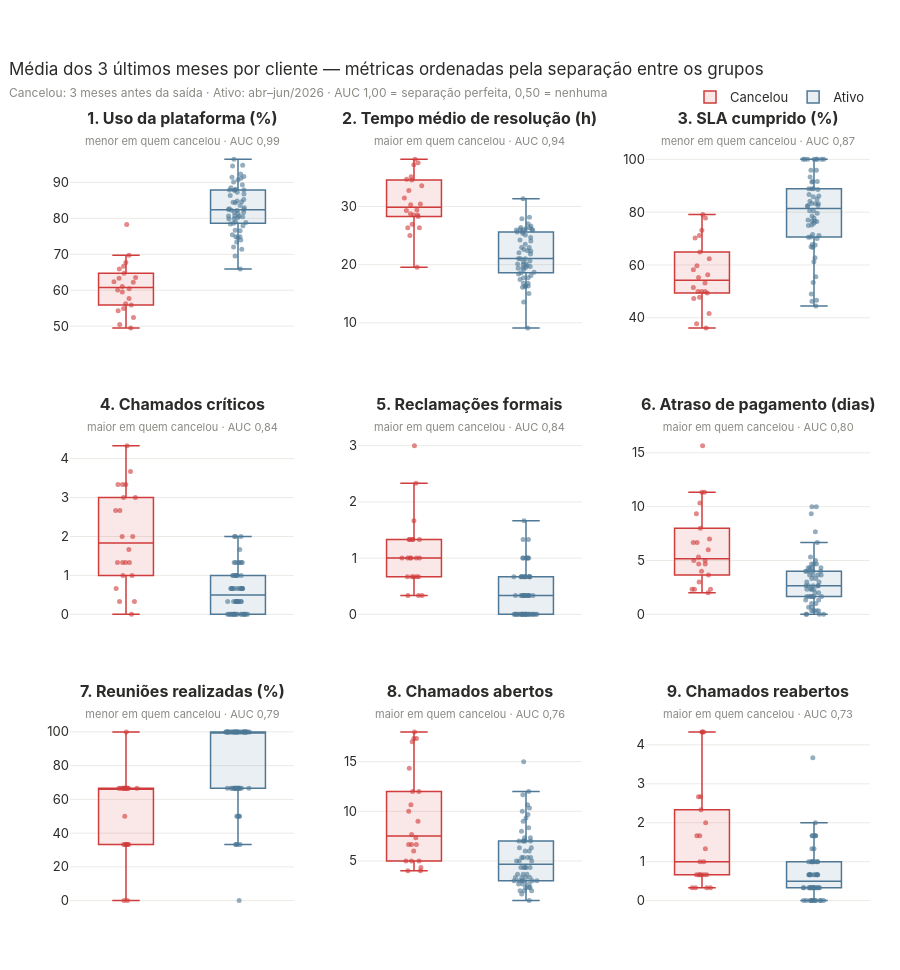

Notebook code cell kept with this figure:
### Markdown cell above
## 4. Quão bem separa

### Code cell
fim = media_janela_final(at, 3)
aucs = {m: auc_separacao(fim, m) for m in METRICAS}
ordem = sorted(METRICAS, key=lambda m: -abs(aucs[m] - 0.5))
fig = make_subplots(rows=3, cols=3, horizontal_spacing=0.08, vertical_spacing=0.13, subplot_titles=[" "] * len(ordem))
for i, m in enumerate(ordem):
    r, c = divmod(i, 3)
    for st in ORDEM_STATUS:
        s = fim[fim.status == st]
        fig.add_trace(go.Box(x=[st] * len(s), y=s[m], name=st, marker_color=CORES[st], boxpoints="all", jitter=0.45,
                             pointpos=0, marker=dict(size=5, opacity=0.6), line_width=1.5, fillcolor=rgba(CORES[st], 0.12),
                             legendgroup=st, showlegend=i == 0, customdata=s[["cliente_id"]],
                             hovertemplate=f"<b>%{{customdata[0]}}</b> · {st}<br>{ROTULOS[m]}: %{{y:,.1f}}<extra></extra>"),
                      row=r + 1, col=c + 1)
    a = aucs[m]
    fig.layout.annotations[i].text = (f"<b>{i + 1}. {ROTULOS[m]}</b><br><span style='font-size:11px;color:{CINZA}'>"
                                      f"{'maior' if a > 0.5 else 'menor'} em quem cancelou · AUC {br(max(a, 1 - a))}</span>")
fig.update_xaxes(showticklabels=False)
fig.update_layout(height=970, margin=dict(t=150), legend=dict(y=1.05),
                  title="Média dos 3 últimos meses por cliente — métricas ordenadas pela separação entre os grupos<br>"
                        f"<span style='font-size:12px;color:{CINZA}'>Cancelou: 3 meses antes da saída · Ativo: abr–jun/2026 · "
                        "AUC 1,00 = separação perfeita, 0,50 = nenhuma</span>")
fig.show()

### Figure 1 — Plotly figure (JSON) as saved in the notebook; plotly's stock layout.template omitted (floating-point values rounded to 4 significant figures)
{"data": [{"boxpoints": "all", "customdata": [["C004"], ["C007"], ["C014"], ["C015"], ["C017"], ["C020"], ["C022"], ["C024"], ["C025"], ["C030"], ["C031"], ["C032"], ["C034"], ["C038"], ["C041"], ["C043"], ["C047"], ["C053"], ["C054"], ["C073"], ["C075"], ["C077"]], "fillcolor": "rgba(208,59,59,0.12)", "hovertemplate": "<b>%{customdata[0]}</b> · Cancelou<br>Uso da plataforma (%): %{y:,.1f}<extra></extra>", "jitter": 0.45, "legendgroup": "Cancelou", "line": {"width": 1.5}, "marker": {"color": "#d03b3b", "opacity": 0.6, "size": 5}, "name": "Cancelou", "pointpos": 0, "showlegend": true, "type": "box", "x": ["Cancelou", "Cancelou", "Cancelou", "Cancelou", "Cancelou", "Cancelou", "Cancelou", "Cancelou", "Cancelou", "Cancelou", "Cancelou", "Cancelou", "Cancelou", "Cancelou", "Cancelou", "Cancelou", "Cancelou", "Cancelou", "Cancelou", "Cancelou", "Cancelou", "Cancelou"], "xaxis": "x", "y": [61.07, 52.4, 59.53, 63.53, 64.7, 78.27, 65.93, 50.47, 49.47, 62.2, 60.07, 67.7, 62.33, 55.87, 56.23, 69.73, 63.33, 60.43, 54.27, 66.67, 54.9, 57.7], "yaxis": "y"}, {"boxpoints": "all", "customdata": [["C001"], ["C002"], ["C003"], ["C005"], ["C006"], ["C008"], ["C009"], ["C010"], ["C011"], ["C012"], ["C013"], ["C016"], ["C018"], ["C019"], ["C021"], ["C023"], ["C026"], ["C027"], ["C028"], ["C029"], ["C033"], ["C035"], ["C036"], ["C037"], ["C039"], ["C040"], ["C042"], ["C044"], ["C045"], ["C046"], ["C048"], ["C049"], ["C050"], ["C051"], ["C052"], ["C055"], ["C056"], ["C057"], ["C058"], ["C059"], ["C060"], ["C061"], ["C062"], ["C063"], ["C064"], ["C065"], ["C066"], ["C067"], ["C068"], ["C069"], ["C070"], ["C071"], ["C072"], ["C074"], ["C076"], ["C078"], ["C079"], ["C080"]], "fillcolor": "rgba(78,120,150,0.12)", "hovertemplate": "<b>%{customdata[0]}</b> · Ativo<br>Uso da plataforma (%): %{y:,.1f}<extra></extra>", "jitter": 0.45, "legendgroup": "Ativo", "line": {"width": 1.5}, "marker": {"color": "#4e7896", "opacity": 0.6, "size": 5}, "name": "Ativo", "pointpos": 0, "showlegend": true, "type": "box", "x": ["Ativo", "Ativo", "Ativo", "Ativo", "Ativo", "Ativo", "Ativo", "Ativo", "Ativo", "Ativo", "Ativo", "Ativo", "Ativo", "Ativo", "Ativo", "Ativo", "Ativo", "Ativo", "Ativo", "Ativo", "Ativo", "Ativo", "Ativo", "Ativo", "Ativo", "Ativo", "Ativo", "Ativo", "Ativo", "Ativo", "Ativo", "Ativo", "Ativo", "Ativo", "Ativo", "Ativo", "Ativo", "Ativo", "Ativo", "Ativo", "Ativo", "Ativo", "Ativo", "Ativo", "Ativo", "Ativo", "Ativo", "Ativo", "Ativo", "Ativo", "Ativo", "Ativo", "Ativo", "Ativo", "Ativo", "Ativo", "Ativo", "Ativo"], "xaxis": "x", "y": [82.47, 73.43, 89.37, 79.83, 91.13, 87.8, 83.57, 84.83, 87.97, 82.97, 90.7, 81.4, 88.5, 74.9, 81.63, 84.47, 90.13, 96.4, 94.57, 86.77, 79.0, 84.6, 84.3, 71.4, 82.47, 87.87, 80.57, 74.87, 81.6, 75.4, 94.8, 80.67, 78.43, 87.23, 80.67, 91.67, 80.23, 82.17, 86.37, 91.43, 65.93, 73.97, 74.67, 82.67, 87.87, 76.57, 78.83, 72.0, 79.9, 82.27, 85.27, 78.6, 92.33, 88.07, 76.7, 77.97, 80.47, 69.5], "yaxis": "y"}, {"boxpoints": "all", "customdata": [["C004"], ["C007"], ["C014"], ["C015"], ["C017"], ["C020"], ["C022"], ["C024"], ["C025"], ["C030"], ["C031"], ["C032"], ["C034"], ["C038"], ["C041"], ["C043"], ["C047"], ["C053"], ["C054"], ["C073"], ["C075"], ["C077"]], "fillcolor": "rgba(208,59,59,0.12)", "hovertemplate": "<b>%{customdata[0]}</b> · Cancelou<br>Tempo médio de resolução (h): %{y:,.1f}<extra></extra>", "jitter": 0.45, "legendgroup": "Cancelou", "line": {"width": 1.5}, "marker": {"color": "#d03b3b", "opacity": 0.6, "size": 5}, "name": "Cancelou", "pointpos": 0, "showlegend": false, "type": "box", "x": ["Cancelou", "Cancelou", "Cancelou", "Cancelou", "Cancelou", "Cancelou", "Cancelou", "Cancelou", "Cancelou", "Cancelou", "Cancelou", "Cancelou", "Cancelou", "Cancelou", "Cancelou", "Cancelou", "Cancelou", "Cancelou", "Cancelou", "Cancelou", "Cancelou", "Cancelou"], "xaxis": "x2", "y": [34.67, 37.5, 35.13, 28.53, 37.17, 19.57, 29.4, 33.57, 28.27, 34.57, 30.43, 32.73, 26.33, 30.3, 28.77, 29.3, 31.47, 26.93, 28.53, 25.0, 38.1, 26.37], "yaxis": "y2"}, {"boxpoints": "all", "customdata": [["C001"], ["C002"], ["C003"], ["C005"], ["C006"], ["C008"], ["C009"], ["C010"], ["C011"], ["C012"], ["C013"], ["C016"], ["C018"], ["C019"], ["C021"], ["C023"], ["C026"], ["C027"], ["C028"], ["C029"], ["C033"], ["C035"], ["C036"], ["C037"], ["C039"], ["C040"], ["C042"], ["C044"], ["C045"], ["C046"], ["C048"], ["C049"], ["C050"], ["C051"], ["C052"], ["C055"], ["C056"], ["C057"], ["C058"], ["C059"], ["C060"], ["C061"], ["C062"], ["C063"], ["C064"], ["C065"], ["C066"], ["C067"], ["C068"], ["C069"], ["C070"], ["C071"], ["C072"], ["C074"], ["C076"], ["C078"], ["C079"], ["C080"]], "fillcolor": "rgba(78,120,150,0.12)", "hovertemplate": "<b>%{customdata[0]}</b> · Ativo<br>Tempo médio de resolução (h): %{y:,.1f}<extra></extra>", "jitter": 0.45, "legendgroup": "Ativo", "line": {"width": 1.5}, "marker": {"color": "#4e7896", "opacity": 0.6, "size": 5}, "name": "Ativo", "pointpos": 0, "showlegend": false, "type": "box", "x": ["Ativo", "Ativo", "Ativo", "Ativo", "Ativo", "Ativo", "Ativo", "Ativo", "Ativo", "Ativo", "Ativo", "Ativo", "Ativo", "Ativo", "Ativo", "Ativo", "Ativo", "Ativo", "Ativo", "Ativo", "Ativo", "Ativo", "Ativo", "Ativo", "Ativo", "Ativo", "Ativo", "Ativo", "Ativo", "Ativo", "Ativo", "Ativo", "Ativo", "Ativo", "Ativo", "Ativo", "Ativo", "Ativo", "Ativo", "Ativo", "Ativo", "Ativo", "Ativo", "Ativo", "Ativo", "Ativo", "Ativo", "Ativo", "Ativo", "Ativo", "Ativo", "Ativo", "Ativo", "Ativo", "Ativo", "Ativo", "Ativo", "Ativo"], "xaxis": "x2", "y": [26.67, 21.07, 25.37, 16.33, 9.1, 20.63, 19.57, 26.33, 21.03, 17.43, 17.77, 24.67, 26.23, 25.67, 25.1, 25.97, 22.6, 19.4, 13.57, 20.1, 24.23, 26.07, 22.97, 25.97, 20.03, 16.1, 16.23, 20.13, 19.67, 22.97, 19.17, 20.5, 23.5, 17.77, 19.47, 22.4, 25.6, 18.7, 18.4, 24.07, 31.33, 16.8, 26.4, 19.8, 22.37, 28.13, 16.8, 21.83, 15.07, 18.63, 21.03, 27.03, 16.33, 22.03, 26.07, 25.97, 18.13, 27.9], "yaxis": "y2"}, {"boxpoints": "all", "customdata": [["C004"], ["C007"], ["C014"], ["C015"], ["C017"], ["C020"], ["C022"], ["C024"], ["C025"], ["C030"], ["C031"], ["C032"], ["C034"], ["C038"], ["C041"], ["C043"], ["C047"], ["C053"], ["C054"], ["C073"], ["C075"], ["C077"]], "fillcolor": "rgba(208,59,59,0.12)", "hovertemplate": "<b>%{customdata[0]}</b> · Cancelou<br>SLA cumprido (%): %{y:,.1f}<extra></extra>", "jitter": 0.45, "legendgroup": "Cancelou", "line": {"width": 1.5}, "marker": {"color": "#d03b3b", "opacity": 0.6, "size": 5}, "name": "Cancelou", "pointpos": 0, "showlegend": false, "type": "box", "x": ["Cancelou", "Cancelou", "Cancelou", "Cancelou", "Cancelou", "Cancelou", "Cancelou", "Cancelou", "Cancelou", "Cancelou", "Cancelou", "Cancelou", "Cancelou", "Cancelou", "Cancelou", "Cancelou", "Cancelou", "Cancelou", "Cancelou", "Cancelou", "Cancelou", "Cancelou"], "xaxis": "x3", "y": [37.77, 55.27, 79.17, 59.73, 73.17, 58.17, 71.17, 50.0, 47.3, 50.0, 47.77, 56.3, 62.33, 70.27, 41.6, 77.77, 64.9, 50.0, 51.47, 36.1, 49.43, 53.2], "yaxis": "y3"}, {"boxpoints": "all", "customdata": [["C001"], ["C002"], ["C003"], ["C005"], ["C006"], ["C008"], ["C009"], ["C010"], ["C011"], ["C012"], ["C013"], ["C016"], ["C018"], ["C019"], ["C021"], ["C023"], ["C026"], ["C027"], ["C028"], ["C029"], ["C033"], ["C035"], ["C036"], ["C037"], ["C039"], ["C040"], ["C042"], ["C044"], ["C045"], ["C046"], ["C048"], ["C049"], ["C050"], ["C051"], ["C052"], ["C055"], ["C056"], ["C057"], ["C058"], ["C059"], ["C060"], ["C061"], ["C062"], ["C063"], ["C064"], ["C065"], ["C066"], ["C067"], ["C068"], ["C069"], ["C070"], ["C071"], ["C072"], ["C074"], ["C076"], ["C078"], ["C079"], ["C080"]], "fillcolor": "rgba(78,120,150,0.12)", "hovertemplate": "<b>%{customdata[0]}</b> · Ativo<br>SLA cumprido (%): %{y:,.1f}<extra></extra>", "jitter": 0.45, "legendgroup": "Ativo", "line": {"width": 1.5}, "marker": {"color": "#4e7896", "opacity": 0.6, "size": 5}, "name": "Ativo", "pointpos": 0, "showlegend": false, "type": "box", "x": ["Ativo", "Ativo", "Ativo", "Ativo", "Ativo", "Ativo", "Ativo", "Ativo", "Ativo", "Ativo", "Ativo", "Ativo", "Ativo", "Ativo", "Ativo", "Ativo", "Ativo", "Ativo", "Ativo", "Ativo", "Ativo", "Ativo", "Ativo", "Ativo", "Ativo", "Ativo", "Ativo", "Ativo", "Ativo", "Ativo", "Ativo", "Ativo", "Ativo", "Ativo", "Ativo", "Ativo", "Ativo", "Ativo", "Ativo", "Ativo", "Ativo", "Ativo", "Ativo", "Ativo", "Ativo", "Ativo", "Ativo", "Ativo", "Ativo", "Ativo", "Ativo", "Ativo", "Ativo", "Ativo", "Ativo", "Ativo", "Ativo", "Ativo"], "xaxis": "x3", "y": [70.0, 66.87, 100.0, 55.57, 100.0, 100.0, 62.77, 71.57, 91.4, 70.47, 95.83, 80.57, 85.87, 44.43, 67.6, 84.13, 100.0, 100.0, 88.9, 91.67, 46.67, 67.77, 66.67, 75.83, 79.63, 83.33, 76.67, 77.77, 88.9, 88.57, 100.0, 80.57, 71.13, 83.33, 77.0, 76.47, 86.1, 91.67, 82.5, 83.33, 49.03, 75.1, 82.57, 93.33, 53.33, 85.0, 95.83, 46.3, 100.0, 82.23, 76.67, 70.63, 100.0, 88.9, 78.57, 86.67, 75.0, 61.27], "yaxis": "y3"}, {"boxpoints": "all", "customdata": [["C004"], ["C007"], ["C014"], ["C015"], ["C017"], ["C020"], ["C022"], ["C024"], ["C025"], ["C030"], ["C031"], ["C032"], ["C034"], ["C038"], ["C041"], ["C043"], ["C047"], ["C053"], ["C054"], ["C073"], ["C075"], ["C077"]], "fillcolor": "rgba(208,59,59,0.12)", "hovertemplate": "<b>%{customdata[0]}</b> · Cancelou<br>Chamados críticos: %{y:,.1f}<extra></extra>", "jitter": 0.45, "legendgroup": "Cancelou", "line": {"width": 1.5}, "marker": {"color": "#d03b3b", "opacity": 0.6, "size": 5}, "name": "Cancelou", "pointpos": 0, "showlegend": false, "type": "box", "x": ["Cancelou", "Cancelou", "Cancelou", "Cancelou", "Cancelou", "Cancelou", "Cancelou", "Cancelou", "Cancelou", "Cancelou", "Cancelou", "Cancelou", "Cancelou", "Cancelou", "Cancelou", "Cancelou", "Cancelou", "Cancelou", "Cancelou", "Cancelou", "Cancelou", "Cancelou"], "xaxis": "x4", "y": [0.0, 3.333, 1.0, 0.6667, 2.667, 0.3333, 3.0, 1.333, 3.333, 1.333, 0.3333, 3.0, 2.0, 1.667, 3.333, 1.333, 4.333, 3.667, 2.667, 1.0, 2.0, 1.333], "yaxis": "y4"}, {"boxpoints": "all", "customdata": [["C001"], ["C002"], ["C003"], ["C005"], ["C006"], ["C008"], ["C009"], ["C010"], ["C011"], ["C012"], ["C013"], ["C016"], ["C018"], ["C019"], ["C021"], ["C023"], ["C026"], ["C027"], ["C028"], ["C029"], ["C033"], ["C035"], ["C036"], ["C037"], ["C039"], ["C040"], ["C042"], ["C044"], ["C045"], ["C046"], ["C048"], ["C049"], ["C050"], ["C051"], ["C052"], ["C055"], ["C056"], ["C057"], ["C058"], ["C059"], ["C060"], ["C061"], ["C062"], ["C063"], ["C064"], ["C065"], ["C066"], ["C067"], ["C068"], ["C069"], ["C070"], ["C071"], ["C072"], ["C074"], ["C076"], ["C078"], ["C079"], ["C080"]], "fillcolor": "rgba(78,120,150,0.12)", "hovertemplate": "<b>%{customdata[0]}</b> · Ativo<br>Chamados críticos: %{y:,.1f}<extra></extra>", "jitter": 0.45, "legendgroup": "Ativo", "line": {"width": 1.5}, "marker": {"color": "#4e7896", "opacity": 0.6, "size": 5}, "name": "Ativo", "pointpos": 0, "showlegend": false, "type": "box", "x": ["Ativo", "Ativo", "Ativo", "Ativo", "Ativo", "Ativo", "Ativo", "Ativo", "Ativo", "Ativo", "Ativo", "Ativo", "Ativo", "Ativo", "Ativo", "Ativo", "Ativo", "Ativo", "Ativo", "Ativo", "Ativo", "Ativo", "Ativo", "Ativo", "Ativo", "Ativo", "Ativo", "Ativo", "Ativo", "Ativo", "Ativo", "Ativo", "Ativo", "Ativo", "Ativo", "Ativo", "Ativo", "Ativo", "Ativo", "Ativo", "Ativo", "Ativo", "Ativo", "Ativo", "Ativo", "Ativo", "Ativo", "Ativo", "Ativo", "Ativo", "Ativo", "Ativo", "Ativo", "Ativo", "Ativo", "Ativo", "Ativo", "Ativo"], "xaxis": "x4", "y": [0.0, 0.0, 0.0, 0.6667, 0.0, 0.3333, 0.6667, 0.6667, 2.0, 0.3333, 0.3333, 1.0, 1.0, 1.333, 0.6667, 2.0, 0.6667, 0.0, 0.3333, 0.0, 0.6667, 0.0, 1.333, 1.333, 0.6667, 0.0, 0.3333, 0.6667, 0.0, 0.0, 0.0, 0.3333, 0.0, 1.333, 0.6667, 0.6667, 0.3333, 0.3333, 1.0, 0.3333, 0.3333, 1.333, 1.0, 1.0, 0.3333, 1.0, 1.333, 2.0, 0.0, 0.0, 0.0, 1.667, 0.0, 0.0, 0.6667, 0.0, 0.6667, 1.0], "yaxis": "y4"}, {"boxpoints": "all", "customdata": [["C004"], ["C007"], ["C014"], ["C015"], ["C017"], ["C020"], ["C022"], ["C024"], ["C025"], ["C030"], ["C031"], ["C032"], ["C034"], ["C038"], ["C041"], ["C043"], ["C047"], ["C053"], ["C054"], ["C073"], ["C075"], ["C077"]], "fillcolor": "rgba(208,59,59,0.12)", "hovertemplate": "<b>%{customdata[0]}</b> · Cancelou<br>Reclamações formais: %{y:,.1f}<extra></extra>", "jitter": 0.45, "legendgroup": "Cancelou", "line": {"width": 1.5}, "marker": {"color": "#d03b3b", "opacity": 0.6, "size": 5}, "name": "Cancelou", "pointpos": 0, "showlegend": false, "type": "box", "x": ["Cancelou", "Cancelou", "Cancelou", "Cancelou", "Cancelou", "Cancelou", "Cancelou", "Cancelou", "Cancelou", "Cancelou", "Cancelou", "Cancelou", "Cancelou", "Cancelou", "Cancelou", "Cancelou", "Cancelou", "Cancelou", "Cancelou", "Cancelou", "Cancelou", "Cancelou"], "xaxis": "x5", "y": [1.333, 1.333, 1.0, 0.3333, 0.6667, 0.6667, 1.333, 1.667, 3.0, 0.3333, 0.6667, 1.333, 1.333, 1.0, 1.0, 0.6667, 2.333, 1.0, 0.6667, 1.0, 0.3333, 1.0], "yaxis": "y5"}, {"boxpoints": "all", "customdata": [["C001"], ["C002"], ["C003"], ["C005"], ["C006"], ["C008"], ["C009"], ["C010"], ["C011"], ["C012"], ["C013"], ["C016"], ["C018"], ["C019"], ["C021"], ["C023"], ["C026"], ["C027"], ["C028"], ["C029"], ["C033"], ["C035"], ["C036"], ["C037"], ["C039"], ["C040"], ["C042"], ["C044"], ["C045"], ["C046"], ["C048"], ["C049"], ["C050"], ["C051"], ["C052"], ["C055"], ["C056"], ["C057"], ["C058"], ["C059"], ["C060"], ["C061"], ["C062"], ["C063"], ["C064"], ["C065"], ["C066"], ["C067"], ["C068"], ["C069"], ["C070"], ["C071"], ["C072"], ["C074"], ["C076"], ["C078"], ["C079"], ["C080"]], "fillcolor": "rgba(78,120,150,0.12)", "hovertemplate": "<b>%{customdata[0]}</b> · Ativo<br>Reclamações formais: %{y:,.1f}<extra></extra>", "jitter": 0.45, "legendgroup": "Ativo", "line": {"width": 1.5}, "marker": {"color": "#4e7896", "opacity": 0.6, "size": 5}, "name": "Ativo", "pointpos": 0, "showlegend": false, "type": "box", "x": ["Ativo", "Ativo", "Ativo", "Ativo", "Ativo", "Ativo", "Ativo", "Ativo", "Ativo", "Ativo", "Ativo", "Ativo", "Ativo", "Ativo", "Ativo", "Ativo", "Ativo", "Ativo", "Ativo", "Ativo", "Ativo", "Ativo", "Ativo", "Ativo", "Ativo", "Ativo", "Ativo", "Ativo", "Ativo", "Ativo", "Ativo", "Ativo", "Ativo", "Ativo", "Ativo", "Ativo", "Ativo", "Ativo", "Ativo", "Ativo", "Ativo", "Ativo", "Ativo", "Ativo", "Ativo", "Ativo", "Ativo", "Ativo", "Ativo", "Ativo", "Ativo", "Ativo", "Ativo", "Ativo", "Ativo", "Ativo", "Ativo", "Ativo"], "xaxis": "x5", "y": [0.6667, 0.6667, 0.0, 0.3333, 0.0, 0.3333, 0.0, 1.0, 0.6667, 0.3333, 0.0, 0.6667, 0.3333, 1.0, 1.0, 0.0, 0.6667, 0.0, 0.0, 0.3333, 0.0, 1.333, 0.0, 0.0, 0.6667, 0.0, 1.0, 0.6667, 0.0, 0.6667, 0.0, 0.0, 0.0, 0.0, 0.6667, 0.0, 0.3333, 0.3333, 0.3333, 0.0, 1.333, 0.6667, 0.0, 0.0, 0.0, 0.3333, 1.0, 1.0, 0.3333, 0.6667, 0.3333, 1.667, 0.3333, 0.0, 0.0, 0.0, 0.6667, 0.0], "yaxis": "y5"}, {"boxpoints": "all", "customdata": [["C004"], ["C007"], ["C014"], ["C015"], ["C017"], ["C020"], ["C022"], ["C024"], ["C025"], ["C030"], ["C031"], ["C032"], ["C034"], ["C038"], ["C041"], ["C043"], ["C047"], ["C053"], ["C054"], ["C073"], ["C075"], ["C077"]], "fillcolor": "rgba(208,59,59,0.12)", "hovertemplate": "<b>%{customdata[0]}</b> · Cancelou<br>Atraso de pagamento (dias): %{y:,.1f}<extra></extra>", "jitter": 0.45, "legendgroup": "Cancelou", "line": {"width": 1.5}, "marker": {"color": "#d03b3b", "opacity": 0.6, "size": 5}, "name": "Cancelou", "pointpos": 0, "showlegend": false, "type": "box", "x": ["Cancelou", "Cancelou", "Cancelou", "Cancelou", "Cancelou", "Cancelou", "Cancelou", "Cancelou", "Cancelou", "Cancelou", "Cancelou", "Cancelou", "Cancelou", "Cancelou", "Cancelou", "Cancelou", "Cancelou", "Cancelou", "Cancelou", "Cancelou", "Cancelou", "Cancelou"], "xaxis": "x6", "y": [2.333, 15.67, 5.333, 6.667, 4.0, 2.0, 3.667, 11.33, 11.33, 4.667, 5.0, 4.667, 2.333, 3.0, 6.0, 7.0, 5.0, 10.33, 6.667, 2.333, 9.333, 8.0], "yaxis": "y6"}, {"boxpoints": "all", "customdata": [["C001"], ["C002"], ["C003"], ["C005"], ["C006"], ["C008"], ["C009"], ["C010"], ["C011"], ["C012"], ["C013"], ["C016"], ["C018"], ["C019"], ["C021"], ["C023"], ["C026"], ["C027"], ["C028"], ["C029"], ["C033"], ["C035"], ["C036"], ["C037"], ["C039"], ["C040"], ["C042"], ["C044"], ["C045"], ["C046"], ["C048"], ["C049"], ["C050"], ["C051"], ["C052"], ["C055"], ["C056"], ["C057"], ["C058"], ["C059"], ["C060"], ["C061"], ["C062"], ["C063"], ["C064"], ["C065"], ["C066"], ["C067"], ["C068"], ["C069"], ["C070"], ["C071"], ["C072"], ["C074"], ["C076"], ["C078"], ["C079"], ["C080"]], "fillcolor": "rgba(78,120,150,0.12)", "hovertemplate": "<b>%{customdata[0]}</b> · Ativo<br>Atraso de pagamento (dias): %{y:,.1f}<extra></extra>", "jitter": 0.45, "legendgroup": "Ativo", "line": {"width": 1.5}, "marker": {"color": "#4e7896", "opacity": 0.6, "size": 5}, "name": "Ativo", "pointpos": 0, "showlegend": false, "type": "box", "x": ["Ativo", "Ativo", "Ativo", "Ativo", "Ativo", "Ativo", "Ativo", "Ativo", "Ativo", "Ativo", "Ativo", "Ativo", "Ativo", "Ativo", "Ativo", "Ativo", "Ativo", "Ativo", "Ativo", "Ativo", "Ativo", "Ativo", "Ativo", "Ativo", "Ativo", "Ativo", "Ativo", "Ativo", "Ativo", "Ativo", "Ativo", "Ativo", "Ativo", "Ativo", "Ativo", "Ativo", "Ativo", "Ativo", "Ativo", "Ativo", "Ativo", "Ativo", "Ativo", "Ativo", "Ativo", "Ativo", "Ativo", "Ativo", "Ativo", "Ativo", "Ativo", "Ativo", "Ativo", "Ativo", "Ativo", "Ativo", "Ativo", "Ativo"], "xaxis": "x6", "y": [4.333, 2.667, 0.3333, 2.667, 2.333, 5.333, 4.0, 4.0, 5.0, 4.0, 3.333, 10.0, 4.667, 4.667, 3.667, 1.0, 2.333, 0.0, 2.0, 2.0, 0.3333, 0.0, 1.0, 0.6667, 2.667, 1.667, 0.3333, 4.333, 1.667, 3.333, 1.667, 2.667, 4.333, 1.333, 4.0, 1.667, 0.6667, 3.667, 1.667, 1.333, 6.667, 3.667, 3.667, 2.333, 3.0, 2.667, 0.0, 10.0, 1.667, 2.333, 0.3333, 4.0, 4.333, 3.0, 4.667, 7.667, 0.0, 9.333], "yaxis": "y6"}, {"boxpoints": "all", "customdata": [["C004"], ["C007"], ["C014"], ["C015"], ["C017"], ["C020"], ["C022"], ["C024"], ["C025"], ["C030"], ["C031"], ["C032"], ["C034"], ["C038"], ["C041"], ["C043"], ["C047"], ["C053"], ["C054"], ["C073"], ["C075"], ["C077"]], "fillcolor": "rgba(208,59,59,0.12)", "hovertemplate": "<b>%{customdata[0]}</b> · Cancelou<br>Reuniões realizadas (%): %{y:,.1f}<extra></extra>", "jitter": 0.45, "legendgroup": "Cancelou", "line": {"width": 1.5}, "marker": {"color": "#d03b3b", "opacity": 0.6, "size": 5}, "name": "Cancelou", "pointpos": 0, "showlegend": false, "type": "box", "x": ["Cancelou", "Cancelou", "Cancelou", "Cancelou", "Cancelou", "Cancelou", "Cancelou", "Cancelou", "Cancelou", "Cancelou", "Cancelou", "Cancelou", "Cancelou", "Cancelou", "Cancelou", "Cancelou", "Cancelou", "Cancelou", "Cancelou", "Cancelou", "Cancelou", "Cancelou"], "xaxis": "x7", "y": [33.33, 66.67, 66.67, 66.67, 66.67, 66.67, 66.67, 33.33, 0.0, 50.0, 0.0, 66.67, 100.0, 66.67, 66.67, 33.33, 66.67, 33.33, 33.33, 66.67, 33.33, 66.67], "yaxis": "y7"}, {"boxpoints": "all", "customdata": [["C001"], ["C002"], ["C003"], ["C005"], ["C006"], ["C008"], ["C009"], ["C010"], ["C011"], ["C012"], ["C013"], ["C016"], ["C018"], ["C019"], ["C021"], ["C023"], ["C026"], ["C027"], ["C028"], ["C029"], ["C033"], ["C035"], ["C036"], ["C037"], ["C039"], ["C040"], ["C042"], ["C044"], ["C045"], ["C046"], ["C048"], ["C049"], ["C050"], ["C051"], ["C052"], ["C055"], ["C056"], ["C057"], ["C058"], ["C059"], ["C060"], ["C061"], ["C062"], ["C063"], ["C064"], ["C065"], ["C066"], ["C067"], ["C068"], ["C069"], ["C070"], ["C071"], ["C072"], ["C074"], ["C076"], ["C078"], ["C079"], ["C080"]], "fillcolor": "rgba(78,120,150,0.12)", "hovertemplate": "<b>%{customdata[0]}</b> · Ativo<br>Reuniões realizadas (%): %{y:,.1f}<extra></extra>", "jitter": 0.45, "legendgroup": "Ativo", "line": {"width": 1.5}, "marker": {"color": "#4e7896", "opacity": 0.6, "size": 5}, "name": "Ativo", "pointpos": 0, "showlegend": false, "type": "box", "x": ["Ativo", "Ativo", "Ativo", "Ativo", "Ativo", "Ativo", "Ativo", "Ativo", "Ativo", "Ativo", "Ativo", "Ativo", "Ativo", "Ativo", "Ativo", "Ativo", "Ativo", "Ativo", "Ativo", "Ativo", "Ativo", "Ativo", "Ativo", "Ativo", "Ativo", "Ativo", "Ativo", "Ativo", "Ativo", "Ativo", "Ativo", "Ativo", "Ativo", "Ativo", "Ativo", "Ativo", "Ativo", "Ativo", "Ativo", "Ativo", "Ativo", "Ativo", "Ativo", "Ativo", "Ativo", "Ativo", "Ativo", "Ativo", "Ativo", "Ativo", "Ativo", "Ativo", "Ativo", "Ativo", "Ativo", "Ativo", "Ativo", "Ativo"], "xaxis": "x7", "y": [100.0, 33.33, 100.0, 66.67, 100.0, 66.67, 100.0, 66.67, 100.0, 66.67, 66.67, 66.67, 100.0, 100.0, 66.67, 100.0, 100.0, 100.0, 50.0, 100.0, 100.0, 66.67, 100.0, 33.33, 33.33, 100.0, 66.67, 66.67, 100.0, 100.0, 50.0, 100.0, 100.0, 66.67, 100.0, 100.0, 100.0, 100.0, 100.0, 100.0, 100.0, 100.0, 66.67, 100.0, 100.0, 100.0, 66.67, 0.0, 100.0, 50.0, 66.67, 66.67, 100.0, 50.0, 100.0, 100.0, 66.67, 33.33], "yaxis": "y7"}, {"boxpoints": "all", "customdata": [["C004"], ["C007"], ["C014"], ["C015"], ["C017"], ["C020"], ["C022"], ["C024"], ["C025"], ["C030"], ["C031"], ["C032"], ["C034"], ["C038"], ["C041"], ["C043"], ["C047"], ["C053"], ["C054"], ["C073"], ["C075"], ["C077"]], "fillcolor": "rgba(208,59,59,0.12)", "hovertemplate": "<b>%{customdata[0]}</b> · Cancelou<br>Chamados abertos: %{y:,.1f}<extra></extra>", "jitter": 0.45, "legendgroup": "Cancelou", "line": {"width": 1.5}, "marker": {"color": "#d03b3b", "opacity": 0.6, "size": 5}, "name": "Cancelou", "pointpos": 0, "showlegend": false, "type": "box", "x": ["Cancelou", "Cancelou", "Cancelou", "Cancelou", "Cancelou", "Cancelou", "Cancelou", "Cancelou", "Cancelou", "Cancelou", "Cancelou", "Cancelou", "Cancelou", "Cancelou", "Cancelou", "Cancelou", "Cancelou", "Cancelou", "Cancelou", "Cancelou", "Cancelou", "Cancelou"], "xaxis": "x8", "y": [4.333, 18.0, 6.667, 5.0, 10.0, 7.667, 10.67, 4.0, 17.0, 4.0, 5.0, 17.33, 12.0, 9.0, 14.33, 5.0, 17.33, 12.0, 6.0, 6.667, 7.333, 6.667], "yaxis": "y8"}, {"boxpoints": "all", "customdata": [["C001"], ["C002"], ["C003"], ["C005"], ["C006"], ["C008"], ["C009"], ["C010"], ["C011"], ["C012"], ["C013"], ["C016"], ["C018"], ["C019"], ["C021"], ["C023"], ["C026"], ["C027"], ["C028"], ["C029"], ["C033"], ["C035"], ["C036"], ["C037"], ["C039"], ["C040"], ["C042"], ["C044"], ["C045"], ["C046"], ["C048"], ["C049"], ["C050"], ["C051"], ["C052"], ["C055"], ["C056"], ["C057"], ["C058"], ["C059"], ["C060"], ["C061"], ["C062"], ["C063"], ["C064"], ["C065"], ["C066"], ["C067"], ["C068"], ["C069"], ["C070"], ["C071"], ["C072"], ["C074"], ["C076"], ["C078"], ["C079"], ["C080"]], "fillcolor": "rgba(78,120,150,0.12)", "hovertemplate": "<b>%{customdata[0]}</b> · Ativo<br>Chamados abertos: %{y:,.1f}<extra></extra>", "jitter": 0.45, "legendgroup": "Ativo", "line": {"width": 1.5}, "marker": {"color": "#4e7896", "opacity": 0.6, "size": 5}, "name": "Ativo", "pointpos": 0, "showlegend": false, "type": "box", "x": ["Ativo", "Ativo", "Ativo", "Ativo", "Ativo", "Ativo", "Ativo", "Ativo", "Ativo", "Ativo", "Ativo", "Ativo", "Ativo", "Ativo", "Ativo", "Ativo", "Ativo", "Ativo", "Ativo", "Ativo", "Ativo", "Ativo", "Ativo", "Ativo", "Ativo", "Ativo", "Ativo", "Ativo", "Ativo", "Ativo", "Ativo", "Ativo", "Ativo", "Ativo", "Ativo", "Ativo", "Ativo", "Ativo", "Ativo", "Ativo", "Ativo", "Ativo", "Ativo", "Ativo", "Ativo", "Ativo", "Ativo", "Ativo", "Ativo", "Ativo", "Ativo", "Ativo", "Ativo", "Ativo", "Ativo", "Ativo", "Ativo", "Ativo"], "xaxis": "x8", "y": [3.667, 7.0, 2.667, 2.333, 2.0, 2.0, 5.333, 8.0, 10.67, 7.0, 7.0, 4.333, 7.333, 5.0, 6.333, 9.667, 3.333, 1.0, 3.333, 2.667, 3.0, 5.333, 7.333, 6.0, 6.333, 2.333, 3.0, 5.0, 3.0, 5.0, 3.333, 3.0, 3.667, 6.0, 7.0, 9.0, 10.33, 3.0, 9.333, 3.667, 5.333, 12.0, 8.333, 2.667, 3.333, 4.333, 7.0, 5.333, 1.667, 4.333, 4.333, 11.67, 2.0, 2.333, 10.0, 4.333, 3.0, 15.0], "yaxis": "y8"}, {"boxpoints": "all", "customdata": [["C004"], ["C007"], ["C014"], ["C015"], ["C017"], ["C020"], ["C022"], ["C024"], ["C025"], ["C030"], ["C031"], ["C032"], ["C034"], ["C038"], ["C041"], ["C043"], ["C047"], ["C053"], ["C054"], ["C073"], ["C075"], ["C077"]], "fillcolor": "rgba(208,59,59,0.12)", "hovertemplate": "<b>%{customdata[0]}</b> · Cancelou<br>Chamados reabertos: %{y:,.1f}<extra></extra>", "jitter": 0.45, "legendgroup": "Cancelou", "line": {"width": 1.5}, "marker": {"color": "#d03b3b", "opacity": 0.6, "size": 5}, "name": "Cancelou", "pointpos": 0, "showlegend": false, "type": "box", "x": ["Cancelou", "Cancelou", "Cancelou", "Cancelou", "Cancelou", "Cancelou", "Cancelou", "Cancelou", "Cancelou", "Cancelou", "Cancelou", "Cancelou", "Cancelou", "Cancelou", "Cancelou", "Cancelou", "Cancelou", "Cancelou", "Cancelou", "Cancelou", "Cancelou", "Cancelou"], "xaxis": "x9", "y": [0.6667, 4.333, 0.6667, 0.3333, 2.333, 0.3333, 1.667, 0.6667, 2.667, 0.6667, 0.3333, 2.667, 1.667, 1.0, 4.333, 0.6667, 4.333, 2.0, 0.6667, 1.0, 1.333, 0.3333], "yaxis": "y9"}, {"boxpoints": "all", "customdata": [["C001"], ["C002"], ["C003"], ["C005"], ["C006"], ["C008"], ["C009"], ["C010"], ["C011"], ["C012"], ["C013"], ["C016"], ["C018"], ["C019"], ["C021"], ["C023"], ["C026"], ["C027"], ["C028"], ["C029"], ["C033"], ["C035"], ["C036"], ["C037"], ["C039"], ["C040"], ["C042"], ["C044"], ["C045"], ["C046"], ["C048"], ["C049"], ["C050"], ["C051"], ["C052"], ["C055"], ["C056"], ["C057"], ["C058"], ["C059"], ["C060"], ["C061"], ["C062"], ["C063"], ["C064"], ["C065"], ["C066"], ["C067"], ["C068"], ["C069"], ["C070"], ["C071"], ["C072"], ["C074"], ["C076"], ["C078"], ["C079"], ["C080"]], "fillcolor": "rgba(78,120,150,0.12)", "hovertemplate": "<b>%{customdata[0]}</b> · Ativo<br>Chamados reabertos: %{y:,.1f}<extra></extra>", "jitter": 0.45, "legendgroup": "Ativo", "line": {"width": 1.5}, "marker": {"color": "#4e7896", "opacity": 0.6, "size": 5}, "name": "Ativo", "pointpos": 0, "showlegend": false, "type": "box", "x": ["Ativo", "Ativo", "Ativo", "Ativo", "Ativo", "Ativo", "Ativo", "Ativo", "Ativo", "Ativo", "Ativo", "Ativo", "Ativo", "Ativo", "Ativo", "Ativo", "Ativo", "Ativo", "Ativo", "Ativo", "Ativo", "Ativo", "Ativo", "Ativo", "Ativo", "Ativo", "Ativo", "Ativo", "Ativo", "Ativo", "Ativo", "Ativo", "Ativo", "Ativo", "Ativo", "Ativo", "Ativo", "Ativo", "Ativo", "Ativo", "Ativo", "Ativo", "Ativo", "Ativo", "Ativo", "Ativo", "Ativo", "Ativo", "Ativo", "Ativo", "Ativo", "Ativo", "Ativo", "Ativo", "Ativo", "Ativo", "Ativo", "Ativo"], "xaxis": "x9", "y": [0.6667, 1.667, 0.6667, 0.3333, 0.3333, 0.3333, 1.0, 0.6667, 2.0, 0.3333, 0.6667, 0.3333, 1.0, 0.3333, 0.6667, 1.0, 0.6667, 0.0, 0.3333, 0.3333, 1.0, 0.3333, 1.333, 0.6667, 1.0, 0.0, 0.0, 0.0, 0.0, 0.3333, 0.0, 0.0, 0.6667, 0.0, 1.333, 1.0, 0.3333, 0.0, 1.667, 0.6667, 0.6667, 1.667, 1.0, 0.3333, 0.3333, 0.3333, 1.0, 1.667, 0.0, 0.3333, 1.0, 0.6667, 0.0, 0.3333, 1.667, 0.0, 0.3333, 3.667], "yaxis": "y9"}], "layout": {"annotations": [{"font": {"size": 16}, "showarrow": false, "text": "<b>1. Uso da plataforma (%)</b><br><span style='font-size:11px;color:#8a8984'>menor em quem cancelou · AUC 0,99</span>", "x": 0.14, "xanchor": "center", "xref": "paper", "y": 1.0, "yanchor": "bottom", "yref": "paper"}, {"font": {"size": 16}, "showarrow": false, "text": "<b>2. Tempo médio de resolução (h)</b><br><span style='font-size:11px;color:#8a8984'>maior em quem cancelou · AUC 0,94</span>", "x": 0.5, "xanchor": "center", "xref": "paper", "y": 1.0, "yanchor": "bottom", "yref": "paper"}, {"font": {"size": 16}, "showarrow": false, "text": "<b>3. SLA cumprido (%)</b><br><span style='font-size:11px;color:#8a8984'>menor em quem cancelou · AUC 0,87</span>", "x": 0.86, "xanchor": "center", "xref": "paper", "y": 1.0, "yanchor": "bottom", "yref": "paper"}, {"font": {"size": 16}, "showarrow": false, "text": "<b>4. Chamados críticos</b><br><span style='font-size:11px;color:#8a8984'>maior em quem cancelou · AUC 0,84</span>", "x": 0.14, "xanchor": "center", "xref": "paper", "y": 0.6233, "yanchor": "bottom", "yref": "paper"}, {"font": {"size": 16}, "showarrow": false, "text": "<b>5. Reclamações formais</b><br><span style='font-size:11px;color:#8a8984'>maior em quem cancelou · AUC 0,84</span>", "x": 0.5, "xanchor": "center", "xref": "paper", "y": 0.6233, "yanchor": "bottom", "yref": "paper"}, {"font": {"size": 16}, "showarrow": false, "text": "<b>6. Atraso de pagamento (dias)</b><br><span style='font-size:11px;color:#8a8984'>maior em quem cancelou · AUC 0,80</span>", "x": 0.86, "xanchor": "center", "xref": "paper", "y": 0.6233, "yanchor": "bottom", "yref": "paper"}, {"font": {"size": 16}, "showarrow": false, "text": "<b>7. Reuniões realizadas (%)</b><br><span style='font-size:11px;color:#8a8984'>menor em quem cancelou · AUC 0,79</span>", "x": 0.14, "xanchor": "center", "xref": "paper", "y": 0.2467, "yanchor": "bottom", "yref": "paper"}, {"font": {"size": 16}, "showarrow": false, "text": "<b>8. Chamados abertos</b><br><span style='font-size:11px;color:#8a8984'>maior em quem cancelou · AUC 0,76</span>", "x": 0.5, "xanchor": "center", "xref": "paper", "y": 0.2467, "yanchor": "bottom", "yref": "paper"}, {"font": {"size": 16}, "showarrow": false, "text": "<b>9. Chamados reabertos</b><br><span style='font-size:11px;color:#8a8984'>maior em quem cancelou · AUC 0,73</span>", "x": 0.86, "xanchor": "center", "xref": "paper", "y": 0.2467, "yanchor": "bottom", "yref": "paper"}], "height": 970, "legend": {"y": 1.05}, "margin": {"t": 150}, "title": {"text": "Média dos 3 últimos meses por cliente — métricas ordenadas pela separação entre os grupos<br><span style='font-size:12px;color:#8a8984'>Cancelou: 3 meses antes da saída · Ativo: abr–jun/2026 · AUC 1,00 = separação perfeita, 0,50 = nenhuma</span>"}, "xaxis": {"anchor": "y", "domain": [0.0, 0.28], "showticklabels": false}, "xaxis2": {"anchor": "y2", "domain": [0.36, 0.64], "showticklabels": false}, "xaxis3": {"anchor": "y3", "domain": [0.72, 1.0], "showticklabels": false}, "xaxis4": {"anchor": "y4", "domain": [0.0, 0.28], "showticklabels": false}, "xaxis5": {"anchor": "y5", "domain": [0.36, 0.64], "showticklabels": false}, "xaxis6": {"anchor": "y6", "domain": [0.72, 1.0], "showticklabels": false}, "xaxis7": {"anchor": "y7", "domain": [0.0, 0.28], "showticklabels": false}, "xaxis8": {"anchor": "y8", "domain": [0.36, 0.64], "showticklabels": false}, "xaxis9": {"anchor": "y9", "domain": [0.72, 1.0], "showticklabels": false}, "yaxis": {"anchor": "x", "domain": [0.7533, 1.0]}, "yaxis2": {"anchor": "x2", "domain": [0.7533, 1.0]}, "yaxis3": {"anchor": "x3", "domain": [0.7533, 1.0]}, "yaxis4": {"anchor": "x4", "domain": [0.3767, 0.6233]}, "yaxis5": {"anchor": "x5", "domain": [0.3767, 0.6233]}, "yaxis6": {"anchor": "x6", "domain": [0.3767, 0.6233]}, "yaxis7": {"anchor": "x7", "domain": [0.0, 0.2467]}, "yaxis8": {"anchor": "x8", "domain": [0.0, 0.2467]}, "yaxis9": {"anchor": "x9", "domain": [0.0, 0.2467]}}}
